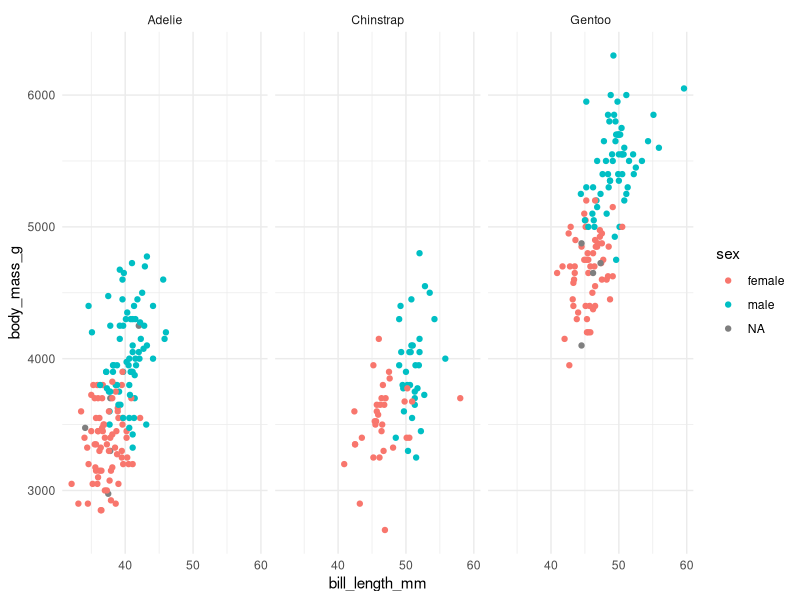

Recreate this plot in R.
## ---- chunk 1
library(tidyverse)
library(palmerpenguins)
## ---- chunk 2
dt <- penguins

 plot <- dt %>%
   ggplot(aes(x=bill_length_mm, y=body_mass_g, color = sex)) +
   geom_point() +
   facet_wrap(~species, ncol= 5)+
   theme_minimal()
plot
